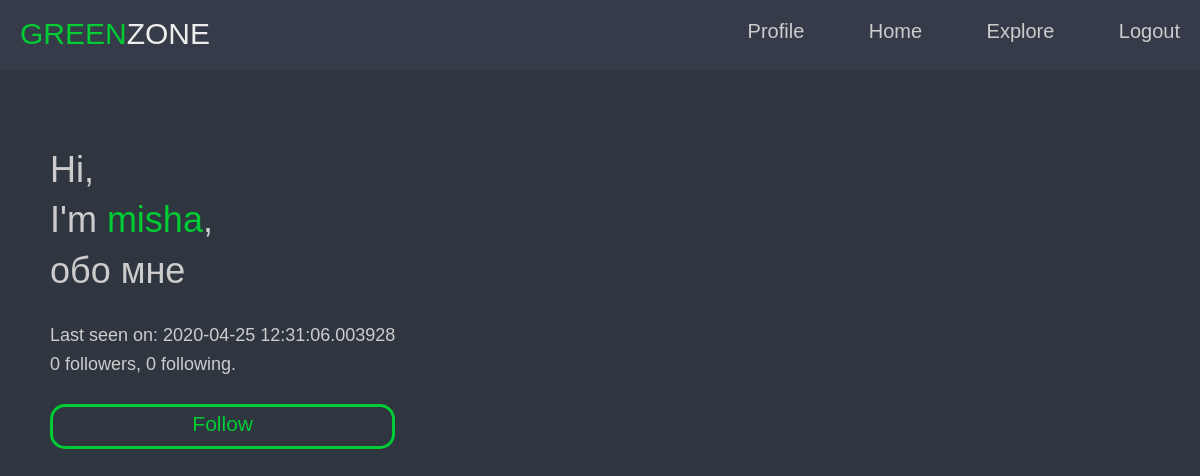
Screenshot of /user/misha (signed in) with the database file from the repository.
### app/models.py (models this page shows, shortened)
class User(UserMixin, db.Model):
    id = db.Column(db.Integer, primary_key=True)
    username = db.Column(db.String(64), index=True, unique=True)
    email = db.Column(db.String(120), index=True, unique=True)
    password_hash = db.Column(db.String(128))
    posts = db.relationship('Post', backref='author', lazy='dynamic')
    about_me = db.Column(db.String(140))
    last_seen = db.Column(db.DateTime, default=datetime.utcnow)
    followed = db.relationship(
        'User', secondary=followers,
        primaryjoin=(followers.c.follower_id == id),
        secondaryjoin=(followers.c.followed_id == id),
        backref=db.backref('followers', lazy='dynamic'), lazy='dynamic')
    def is_following(self, user):
        return self.followed.filter(
            followers.c.followed_id == user.id).count() > 0
    def avatar(self, size):
        digest = md5(self.email.lower().encode('utf-8')).hexdigest()
        return 'https://www.gravatar.com/avatar/{}?d=identicon&s={}'.format(digest, size)

### app/routes.py (the view)
@app.route('/user/<username>')
@login_required
def user(username):
    user = User.query.filter_by(username=username).first_or_404()
    page = request.args.get('page', 1, type=int)
    posts = user.posts.order_by(Post.timestamp.desc()).paginate(
        page, app.config['POSTS_PER_PAGE'], False)
    next_url = url_for('user', username=user.username, page=posts.next_num) \
        if posts.has_next else None
    prev_url = url_for('user', username=user.username, page=posts.prev_num) \
        if posts.has_prev else None
    return render_template('user.html', user=user, posts=posts.items,
                           next_url=next_url, prev_url=prev_url)

### app/models.py (called while the page is built)
@login.user_loader
def load_user(id):
    return User.query.get(int(id))

### app/routes.py (called while the page is built)
@app.before_request
def before_request():
    if current_user.is_authenticated:
        current_user.last_seen = datetime.utcnow()
        db.session.commit()

### app/Templates/user.html (shortened to what this page needs)
﻿<html>
    <head>
    </head>
    <body>
        {% extends 'layout.html' %}
        {% block content %}
        <nav>
            <div class="logo">
                <p><span>GREEN</span>ZONE</p>
            </div>
            <ul>
                <li><a href="{{ url_for('user', username=current_user.username) }}">Profile</a></li>
                <li><a href="{{ url_for('index') }}">Home</a></li>
                <li><a href="{{ url_for('explore') }}">Explore</a></li>
                <li><a href="{{ url_for('logout') }}">Logout</a></li>
            </ul>
        </nav>
        <div class="about">
            <div>
                <h3>
                    Hi, <br>
                    I'm <span>{{ user.username }}</span>,
                    {% if user.about_me %}<br>
                    {{ user.about_me }}
                    {% endif %}
                </h3>
            </div>
            <div class="user_data">
                {% if user.last_seen %}<p>Last seen on: {{ user.last_seen }}</p>{% endif %}
                <p>{{ user.followers.count() }} followers, {{ user.followed.count() }} following.</p>
                {% if user == current_user %}<a href="{{ url_for('edit_profile') }}">Edit Profile</a>
                {% elif not current_user.is_following(user) %}
                <a href="{{ url_for('follow', username=user.username) }}">Follow</a>
                {% else %}
                <a href="{{ url_for('unfollow', username=user.username) }}">Unfollow</a>
                {% endif %}
            </div>
        </div>
        {% endblock %}

### app/static/css/base.css (style rules this page uses)
* { font-family: 'Poppins', sans-serif; box-sizing: border-box; text-decoration: none; outline: none; border: none; padding: 0; margin: 0; }
body { color: #ccc; height: 100vh; display: flex; font-size: 16px; line-height: 1.6; align-items: center; background: #2f3640; justify-content: center; }
p { cursor: default; font-size: 18px; }
a { color: #ccc }

### app/static/css/real.css (style rules this page uses)
h3 { font-size: 36px; cursor: default; font-weight: 300; line-height: 1.4; }

### app/static/css/user_style.css (style rules this page uses)
.about h3 span { color: #0c3; }
.about { position: absolute; max-width: 350px; text-align: left; margin: 0 50px; top: 145px; left: 0; }
.user_data { margin-top: 25px; }
.user_data p { font-size: 18px; }
.user_data a { border: 3px solid #0c3; border-radius: 15px; text-align: center; margin-top: 25px; font-size: 21px; display: block; height: 45px; width: 100%; color: #0c3; transition: .3s; }

### app/static/css/menu_style.css (style rules this page uses)
nav { background: #353b48; position: fixed; padding: 10px; height: 70px; width: 100%; z-index: 1; top: 0; left: 0; }
nav ul { float: right; }
nav ul li { display: inline-block; margin: 5px 10px 5px 50px; }
nav ul li a { font-size: 20px; color: #ccc; }
.logo { position: absolute; margin: 10px 0; left: 20px; top: 0; }
.logo p { user-select: none; font-size: 30px; color: #eee; }
.logo p span { color: #0c3; }

### rows the page displays
User: username "misha", about_me "обо мне", last_seen "2020-04-25 12:31:06.003928"

### other values shown
{{ user.followers.count() }} "0"
{{ user.followed.count() }} "0"
